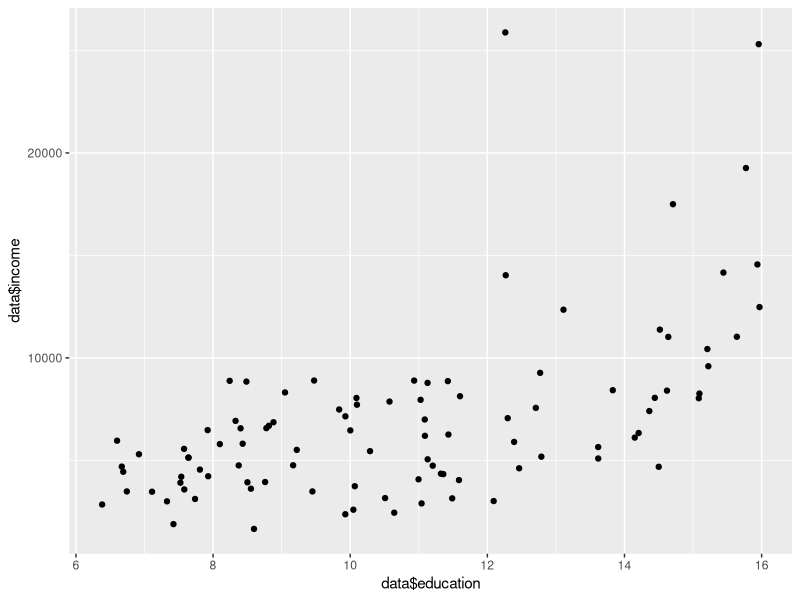
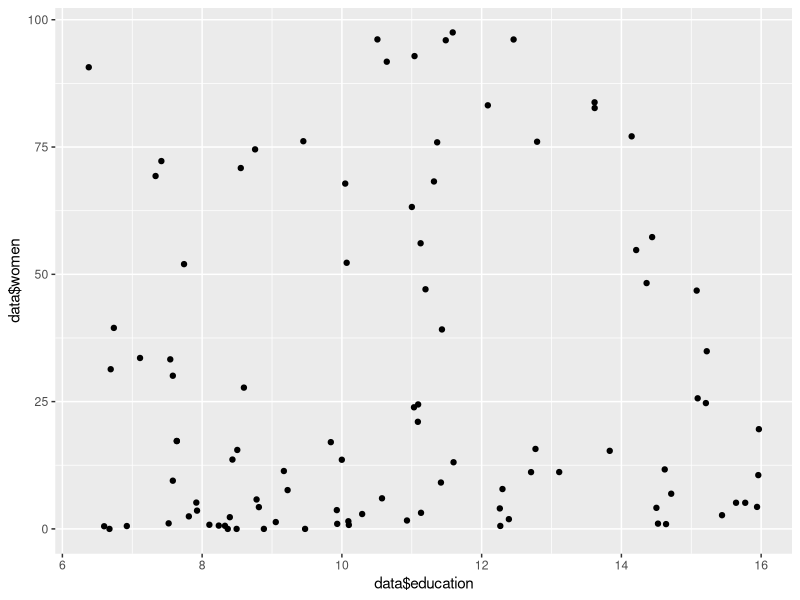
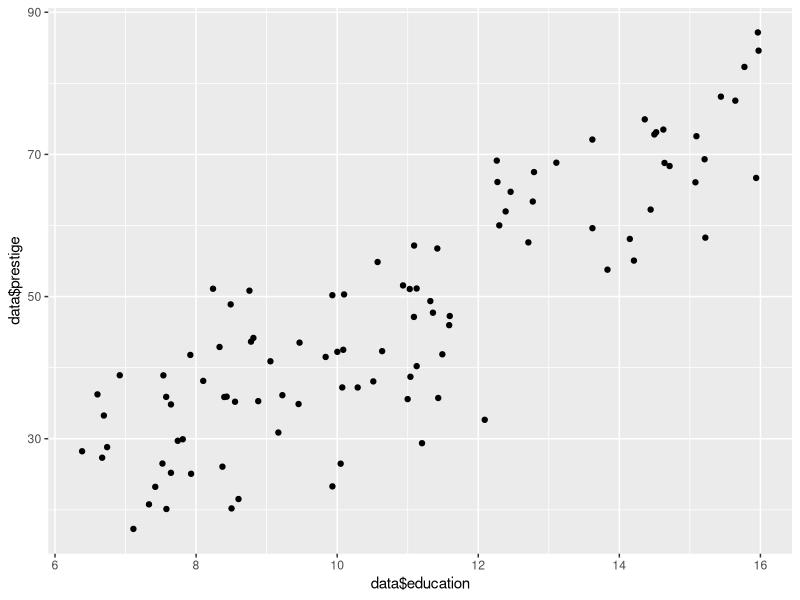
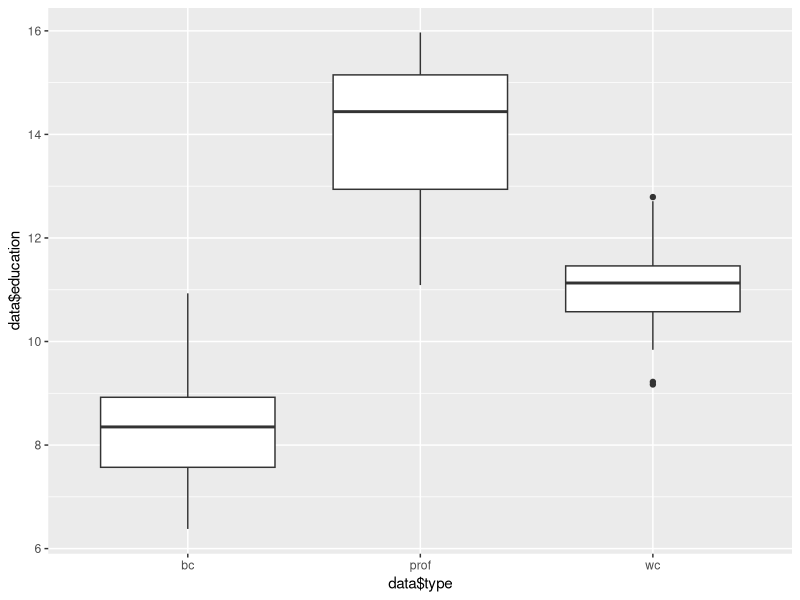
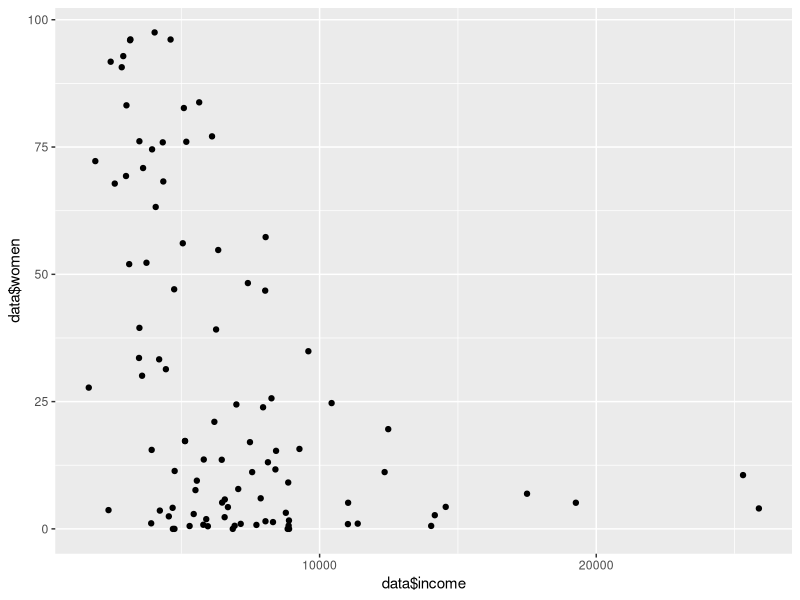
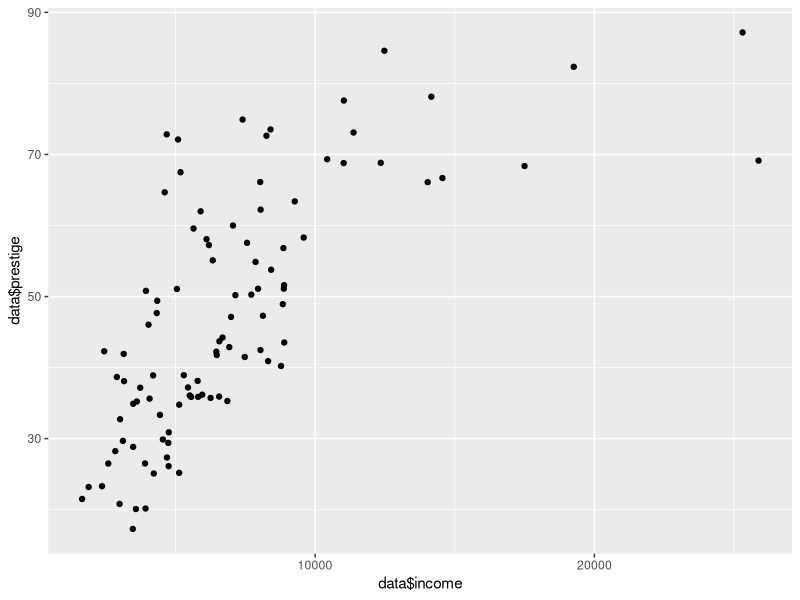
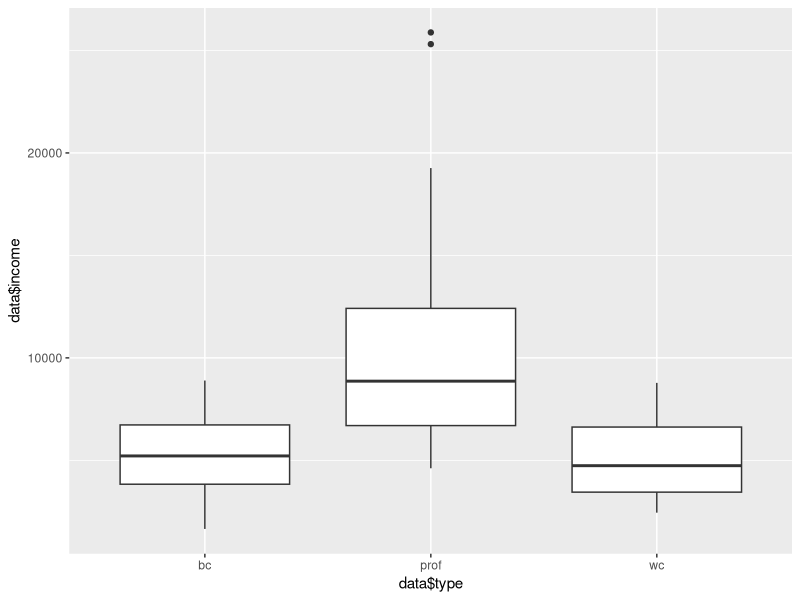
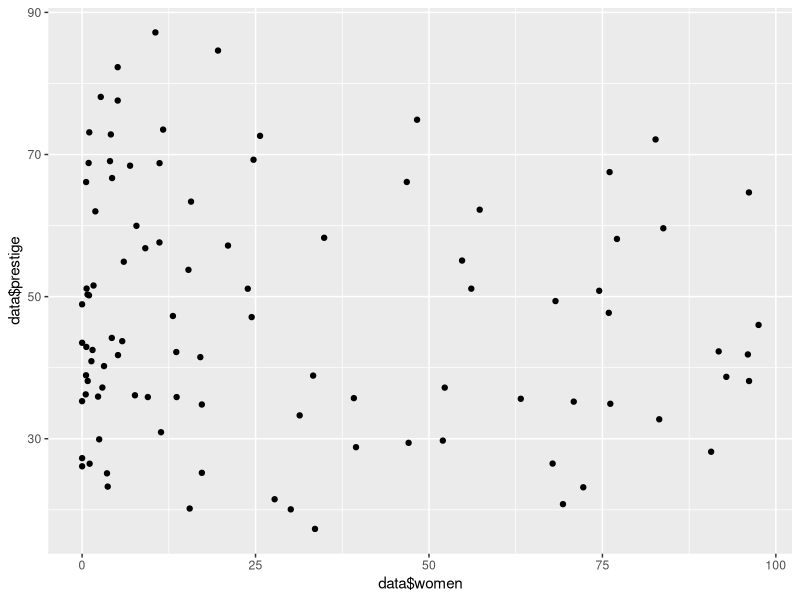

Here is the R script that generated these plots, in order:
## ---- chunk 1
knitr::opts_chunk$set(error=TRUE,        # Keep compiling upon error
                      collapse=TRUE,     # collapse by default
                      echo=TRUE,         # echo code by default
                      comment = "#>",    # change comment character
                      fig.width = 10,     # set figure width
                      out.width = "100%", # set width of displayed images
                      warning=FALSE,      # show R warnings
                      message=FALSE)     # show R messages
## ---- chunk 2
set.seed(123)
gendata = function (x, beta, len) {
  return (beta * log(x) + rnorm(len))
}

alllin <- matrix(NA,nrow=10000,ncol=7)
colnames(alllin) <- c("fdach","y", "quadVor","EBias", "VarFDach","EQuadVor", "AIC")
allpol <- matrix(NA,nrow=10000,ncol=7)
colnames(allpol) <- c("fdach","y", "quadVor","EBias", "VarFDach","EQuadVor", "AIC")
for (i in 1:10000){
  x <- runif(100,1,5)
  residuen <- rnorm(100,0,1)
  b <- 4
  y <- b*log(x)+residuen
  lmlinear <- lm(y~x)
  lmpoly <- lm(y~x+I(x^2)+I(x^3)+I(x^4)+I(x^5))
  alllin[i,1] <- lmlinear$coefficients  %*% c(1,3)
  allpol[i,1] <- lmpoly$coefficients %*% c(1,3,3^2,3^3,3^4,3^5)
  
  alllin[i,2] <- b*log(3)+rnorm(1)
  allpol[i,2] <- alllin[i,2]
  
  alllin[i,3] <- (alllin[i,2]-alllin[i,1])^2
  allpol[i,3] <- (allpol[i,2]-allpol[i,1])^2
  alllin[i,7] <- AIC(object = lmlinear)
  allpol[i,7] <- AIC(object = lmpoly)
}
alllin[,4] <- mean(alllin[,1])-4*log(3)
allpol[,4] <- mean(allpol[,1])-4*log(3)
  
alllin[,5] <- var(alllin[,1])
allpol[,5] <- var(allpol[,1])


x3 <- rep(3,10000)
y3 <- gendata(x3, 4, 10000)
alllin[,6] <- mean((y3-alllin[,1])^2)
allpol[,6] <- mean((y3-allpol[,1])^2)

AIC100_lin <- mean(alllin[,7])
AIC100_poly <- mean(allpol[,7])
## ---- chunk 3
alllin20 <- matrix(NA,nrow=10000,ncol=7)
colnames(alllin20) <- c("fdach","y", "quadVor","EBias", "VarFDach","EQuadVor", "AIC")
allpol20 <- matrix(NA,nrow=10000,ncol=7)
colnames(allpol20) <- c("fdach","y", "quadVor","EBias", "VarFDach","EQuadVor", "AIC")
for (i in 1:10000){
  x <- runif(20,1,5)
  residuen <- rnorm(20,0,1)
  b <- 4
  y <- b*log(x)+residuen
  lmlinear <- lm(y~x)
  lmpoly <- lm(y~x+I(x^2)+I(x^3)+I(x^4)+I(x^5))
  alllin20[i,1] <- lmlinear$coefficients  %*% c(1,3)
  allpol20[i,1] <- lmpoly$coefficients %*% c(1,3,3^2,3^3,3^4,3^5)
  
  alllin20[i,2] <- b*log(3)+rnorm(1)
  allpol20[i,2] <- alllin20[i,2]
  
  alllin20[i,3] <- (alllin20[i,2]-alllin20[i,1])^2
  allpol20[i,3] <- (allpol20[i,2]-allpol20[i,1])^2
  
  alllin20[i,7] <- AIC(object = lmlinear)
  allpol20[i,7] <- AIC(object = lmpoly)
}

alllin20[,4] <- mean(alllin20[,1])-4*log(3)
allpol20[,4] <- mean(allpol20[,1])-4*log(3)
  
alllin20[,5] <- var(alllin20[,1])
allpol20[,5] <- var(allpol20[,1])
  
x4 <- rep(3,20)
y4 <- gendata(x4, 4, 20)
alllin20[,6] <- mean((y4-alllin20[,1])^2)
allpol20[,6] <- mean((y4-allpol20[,1])^2)

AIC20_lin <- mean(alllin20[,7])
AIC20_poly <- mean(allpol20[,7])
## ---- chunk 4
library(car)
library(ggplot2)
data <- Prestige
data$census <- NULL
data <- data[complete.cases(data),]
data$type1 <- as.numeric((data$type))
ggplot(data=data,aes(x=data$education,y=data$income))+geom_jitter()
ggplot(data=data,aes(x=data$education,y=data$women))+geom_jitter()
ggplot(data=data,aes(x=data$education,y=data$prestige))+geom_jitter()
ggplot(data=data,aes(x=data$type,y=data$education))+geom_boxplot(aes(group=data$type))
ggplot(data=data,aes(x=data$income,y=data$women))+geom_jitter()
ggplot(data=data,aes(x=data$income,y=data$prestige))+geom_jitter()
ggplot(data=data,aes(x=data$type,y=data$income))+geom_boxplot(aes(group=data$type))
ggplot(data=data,aes(x=data$women,y=data$prestige))+geom_jitter()
ggplot(data=data,aes(x=data$type,y=data$women))+geom_boxplot(aes(group=data$type))
ggplot(data=data,aes(x=data$type,y=data$prestige))+geom_boxplot(aes(group=data$type))
data$type <- NULL
## ---- chunk 5
# 1.
model1 <- lm(data = data, prestige~income)

# 2.
model2 <- lm(data = data, prestige~education)

# 3.
model3 <- lm(data = data, prestige~type1)

# 4.
model4 <- lm(data = data, prestige~women)

# 5.
model5 <- lm(data = data, prestige~education+income)

#6. 
model6 <- lm(data = data, prestige~education+type1)

#7. 
model7 <- lm(data = data, prestige~education+women)

#8. 
model8 <- lm(data = data, prestige~education+income+type1)

#9.
model9 <- lm(data = data, prestige~education+income+type1+women)

n_var <- dim(data)[1]

train_error <- function(n_var, model){
  return((1/n_var)*sum(residuals(model)^2))
}

opt_term <- function(n_var, p, model){
  return(((2*var(residuals(model)))/n_var) * p)
}

test_error_exp <- function(opt_term, train_error){
  return(opt_term + train_error)
}

results <- matrix(NA, ncol = 5, nrow = 9)
colnames(results) <- c("N_Param", "Trainingsfehler", "Optimismusterm",  "Erwarteter_Testfehler", "AIC")
rownames(results) <- c("model1", "model2", "model3","model4", "model5", "model6", "model7", "model8", "model9")
## ---- chunk 6
model_list <- list(model1, model2, model3, model4, model5, model6, model7, model8, model9)
for (model in 1:length(model_list)){
  p <- length(model_list[[model]]$coefficients)
  results[model,1] <- length(model_list[[model]]$coefficients)
  results[model,2] <- train_error(n_var, model_list[[model]])
  results[model,3] <- opt_term(n_var, p, model_list[[model]])
  results[model,4] <- test_error_exp(results[model,3], results[model,2])
  results[model,5] <- AIC(model_list[[model]])
}
## ---- chunk 7
round(results,2)
